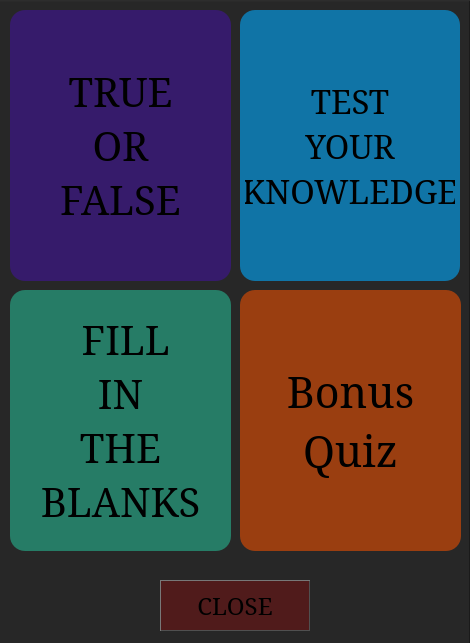
<?xml version="1.0" encoding="UTF-8"?>
<ui version="4.0">
 <class>TriviaType</class>
 <widget class="QDialog" name="TriviaType">
  <property name="geometry">
   <rect>
    <x>0</x>
    <y>0</y>
    <width>470</width>
    <height>643</height>
   </rect>
  </property>
  <property name="windowTitle">
   <string>Dialog</string>
  </property>
  <property name="styleSheet">
   <string notr="true"/>
  </property>
  <widget class="QPushButton" name="MultipleChoice">
   <property name="geometry">
    <rect>
     <x>240</x>
     <y>10</y>
     <width>220</width>
     <height>271</height>
    </rect>
   </property>
   <property name="font">
    <font>
     <family>Serif</family>
     <pointsize>25</pointsize>
    </font>
   </property>
   <property name="cursor">
    <cursorShape>PointingHandCursor</cursorShape>
   </property>
   <property name="styleSheet">
    <string notr="true">


 QPushButton:hover#MultipleChoice{
	background-color: rgba(0, 170, 255,250);
 border: 3px solid #555;
    border-radius: 15px;
	border-color: rgb(31, 31, 31);
    border-style: outset;
	font: 20pt &quot;Serif&quot;;
	color: rgb(255, 255, 255);
 }
QPushButton:!hover#MultipleChoice{

    border-radius: 15px;
    border-style: inset;
    padding: 5px;
	background-color: rgba(0, 170, 255,150);
 }

   
</string>
   </property>
   <property name="text">
    <string>TEST
YOUR
KNOWLEDGE</string>
   </property>
  </widget>
  <widget class="QPushButton" name="trueOrFalse">
   <property name="geometry">
    <rect>
     <x>10</x>
     <y>10</y>
     <width>221</width>
     <height>271</height>
    </rect>
   </property>
   <property name="font">
    <font>
     <family>Serif</family>
     <pointsize>30</pointsize>
    </font>
   </property>
   <property name="cursor">
    <cursorShape>PointingHandCursor</cursorShape>
   </property>
   <property name="styleSheet">
    <string notr="true">


 QPushButton:hover#trueOrFalse{
	background-color: rgba(85, 0, 255,200);
 border: 3px solid #555;
    border-radius: 15px;
    border-style: outset;
	border-color: rgb(21, 21, 21);
	font: 25pt &quot;Serif&quot;;
	color: rgb(255, 255, 255);
 }
QPushButton:!hover#trueOrFalse{

    border-radius: 15px;
    border-style: inset;
    padding: 5px;
background-color: rgba(85, 0, 255,80);
 }

   
</string>
   </property>
   <property name="text">
    <string>TRUE
OR
FALSE</string>
   </property>
  </widget>
  <widget class="QLabel" name="label">
   <property name="geometry">
    <rect>
     <x>6</x>
     <y>6</y>
     <width>16</width>
     <height>18</height>
    </rect>
   </property>
   <property name="text">
    <string/>
   </property>
  </widget>
  <widget class="QLabel" name="label_background">
   <property name="geometry">
    <rect>
     <x>-10</x>
     <y>0</y>
     <width>481</width>
     <height>651</height>
    </rect>
   </property>
   <property name="styleSheet">
    <string notr="true">background-color: rgb(39, 39, 39);</string>
   </property>
   <property name="frameShape">
    <enum>QFrame::WinPanel</enum>
   </property>
   <property name="frameShadow">
    <enum>QFrame::Raised</enum>
   </property>
   <property name="text">
    <string/>
   </property>
  </widget>
  <widget class="QPushButton" name="pushButton">
   <property name="geometry">
    <rect>
     <x>160</x>
     <y>580</y>
     <width>150</width>
     <height>51</height>
    </rect>
   </property>
   <property name="sizePolicy">
    <sizepolicy hsizetype="Fixed" vsizetype="Fixed">
     <horstretch>0</horstretch>
     <verstretch>0</verstretch>
    </sizepolicy>
   </property>
   <property name="minimumSize">
    <size>
     <width>150</width>
     <height>45</height>
    </size>
   </property>
   <property name="font">
    <font>
     <family>Serif</family>
     <pointsize>18</pointsize>
    </font>
   </property>
   <property name="cursor">
    <cursorShape>PointingHandCursor</cursorShape>
   </property>
   <property name="styleSheet">
    <string notr="true">
 QPushButton:hover#pushButton{
	background-color: rgba(170, 0, 0,150);
  border: 1px solid #555;
	border-color: rgb(39, 39, 39);

    border-style: inset;
	font: 22pt &quot;Serif&quot;;
	color: rgb(255, 255, 255);

 }
QPushButton:!hover#pushButton{
 border: 1px solid #555;
	border-color: rgb(80, 80, 80);
    border-style: outset;
    padding: 5px;
	background-color: rgba(170, 0, 0,80);

 }

   
</string>
   </property>
   <property name="text">
    <string>CLOSE</string>
   </property>
  </widget>
  <widget class="QPushButton" name="FillInTheBlanks">
   <property name="geometry">
    <rect>
     <x>10</x>
     <y>290</y>
     <width>221</width>
     <height>261</height>
    </rect>
   </property>
   <property name="font">
    <font>
     <family>Serif</family>
     <pointsize>30</pointsize>
    </font>
   </property>
   <property name="cursor">
    <cursorShape>PointingHandCursor</cursorShape>
   </property>
   <property name="styleSheet">
    <string notr="true">


 QPushButton:hover{
	background-color: rgba(35, 255, 200,200);
 border: 3px solid #555;
    border-radius: 15px;
    border-style: outset;
	border-color: rgb(21, 21, 21);
	font: 25pt &quot;Serif&quot;;
	color: rgb(255, 255, 255);
 }
QPushButton:!hover{

    border-radius: 15px;
    border-style: inset;
    padding: 5px;
	background-color: rgba(35, 255, 200,100);
 }

   
</string>
   </property>
   <property name="text">
    <string> FILL
IN
THE
BLANKS</string>
   </property>
  </widget>
  <widget class="QPushButton" name="pushButton_2">
   <property name="geometry">
    <rect>
     <x>150</x>
     <y>900</y>
     <width>150</width>
     <height>51</height>
    </rect>
   </property>
   <property name="sizePolicy">
    <sizepolicy hsizetype="Fixed" vsizetype="Fixed">
     <horstretch>0</horstretch>
     <verstretch>0</verstretch>
    </sizepolicy>
   </property>
   <property name="minimumSize">
    <size>
     <width>150</width>
     <height>45</height>
    </size>
   </property>
   <property name="font">
    <font>
     <family>Serif</family>
     <pointsize>18</pointsize>
    </font>
   </property>
   <property name="cursor">
    <cursorShape>PointingHandCursor</cursorShape>
   </property>
   <property name="styleSheet">
    <string notr="true">
 QPushButton:hover#pushButton{
	background-color: rgba(170, 0, 0,150);
  border: 1px solid #555;
	border-color: rgb(39, 39, 39);

    border-style: inset;
	font: 22pt &quot;Serif&quot;;
	color: rgb(255, 255, 255);

 }
QPushButton:!hover#pushButton{
 border: 1px solid #555;
	border-color: rgb(80, 80, 80);
    border-style: outset;
    padding: 5px;
	background-color: rgba(170, 0, 0,80);

 }

   
</string>
   </property>
   <property name="text">
    <string>CLOSE</string>
   </property>
  </widget>
  <widget class="QPushButton" name="bonusQuiz">
   <property name="geometry">
    <rect>
     <x>240</x>
     <y>290</y>
     <width>221</width>
     <height>261</height>
    </rect>
   </property>
   <property name="font">
    <font>
     <family>Serif</family>
     <pointsize>32</pointsize>
    </font>
   </property>
   <property name="cursor">
    <cursorShape>PointingHandCursor</cursorShape>
   </property>
   <property name="styleSheet">
    <string notr="true">


 QPushButton:hover{
	background-color: rgba(234, 78, 0,240);
 border: 3px solid #555;
    border-radius: 15px;
    border-style: outset;
	border-color: rgb(21, 21, 21);
	font: 27pt &quot;Serif&quot;;
	color: rgb(255, 255, 255);
 }
QPushButton:!hover{

    border-radius: 15px;
    border-style: inset;
    padding: 5px;
	background-color: rgba(234, 78, 0,150);
 }

   
</string>
   </property>
   <property name="text">
    <string>Bonus
Quiz</string>
   </property>
  </widget>
  <zorder>label_background</zorder>
  <zorder>label</zorder>
  <zorder>MultipleChoice</zorder>
  <zorder>trueOrFalse</zorder>
  <zorder>pushButton</zorder>
  <zorder>FillInTheBlanks</zorder>
  <zorder>pushButton_2</zorder>
  <zorder>bonusQuiz</zorder>
 </widget>
 <resources/>
 <connections/>
</ui>
